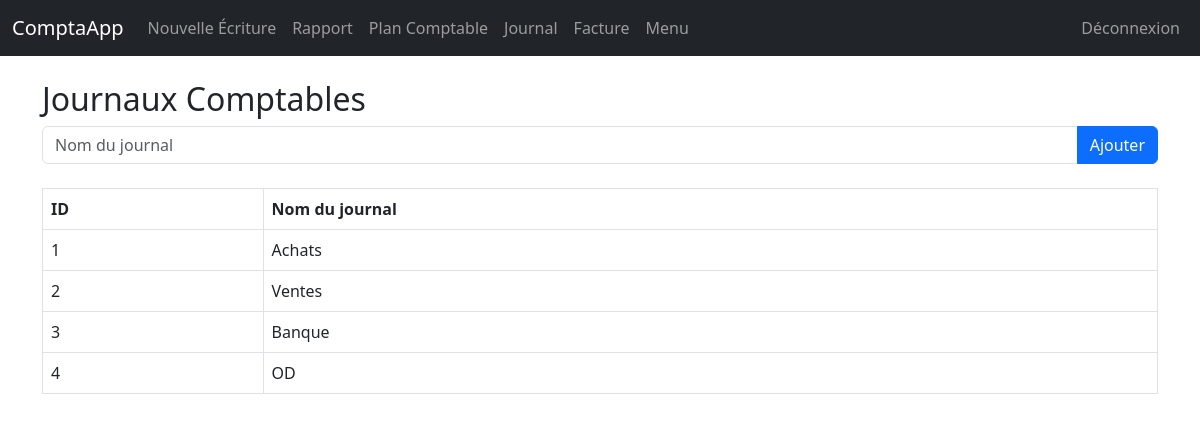
The page /manage_journals.php (signed in) on the database its author committed.
### tables this page shows
CREATE TABLE IF NOT EXISTS journals (
    id INT AUTO_INCREMENT PRIMARY KEY,
    name VARCHAR(100) NOT NULL
);

### manage_journals.php (the view, shortened to what this page needs)
<?php
include 'db.php';
$result = $conn->query("SELECT * FROM journals ORDER BY id ASC");
?>
<!DOCTYPE html>
<html lang="fr">
<head>
    <link rel="stylesheet" href="https://cdn.jsdelivr.net/npm/bootstrap@5.3.0/dist/css/bootstrap.min.css">
</head>
<body>
    <?php include 'navbar.php'; ?>
    <div class="container mt-4">
        <h2>Journaux Comptables</h2>
        <form method="post" action="manage_journals.php" class="mb-4">
            <div class="input-group">
                <input type="text" name="name" class="form-control" placeholder="Nom du journal" required>
                <button type="submit" class="btn btn-primary">Ajouter</button>
            </div>
        </form>
        <table class="table table-bordered">
            <thead>
                <tr>
                    <th>ID</th>
                    <th>Nom du journal</th>
                </tr>
            </thead>
            <tbody>
                <?php while ($journal = $result->fetch_assoc()): ?>
                    <tr>
                        <td><?php echo $journal['id']; ?></td>
                        <td><?php echo $journal['name']; ?></td>
                    </tr>
                <?php endwhile; ?>
            </tbody>
        </table>
    </div>
</body>
</html>

### rows shown on the page
journals: id "1", name "Achats"
journals: id "2", name "Ventes"
journals: id "3", name "Banque"
journals: id "4", name "OD"
